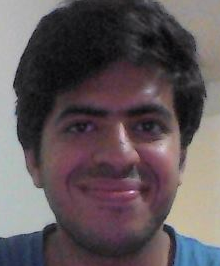
#> input picture Tutorials/images/me.png, 220 x 266 px
$ jupyter execute --allow-errors tut2.ipynb   (shell and % lines are left out)   (older library calls are emulated)
#> lines starting #> are read from the running program, lines starting #| are printed output that depends on the picture
# Tutorial 2: Principal Component Analysis

Adapted from http://www.shogun-toolbox.org/static/notebook/current/pca_notebook.html

## Introduction
Principal Component Analysis (PCA) is a procedure to remove the redundancy present in the dataset by projecting it to a different low dimensional vector space while achieving the maximum variance. In other word, we represent the high dimensional data-point $x$ as linear combination of basis vectors or principal components as below:

$$
y = Fx + const
$$

where, $F \in \mathbb{R}^{M \times D}$ with $M < D$. Here $M = dim(y)$ and $D = dim(x)$.

## PCA on 2D data

**Step 1: Get data**

[cell 1]
import numpy as np
import matplotlib.pyplot as plt
import seaborn
import numpy as np


n = 200

# generate data along random line (y = mx + c)
m = np.random.randint(1, 10)
c = np.random.randint(1, 10)
x1 = np.random.randint(-20, 20, size=(n))

y1 = m*x1 + c

# add random noise
noise = np.random.rand(n) * np.random.randint(-35,35,size=n)

#make the noise orthogonal to the line y=mx+c and add it.
x=x1 + noise*m/np.sqrt(1+m**2)
y=y1 + noise/np.sqrt(1+m**2)

# vizualize
plt.plot(x, y, 'o', color='green', markersize=3)
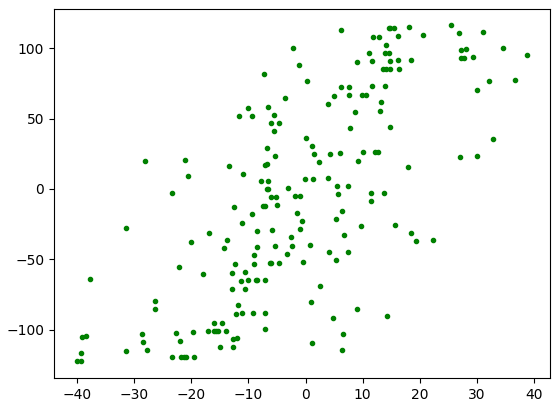
#> figure drawn by matplotlib, 1 panel

**Step 2: Subtract the mean**

[cell 2]
X = np.array(list(zip(x, y)))
X_sub = X - np.mean(X, axis=0)
np.mean(X, axis=0)

**Step 3: Find covariance matrix**

[cell 3]
# covariance matrix
cov_mat = np.cov(X_sub.T)
cov_mat

**Step 4: Eigendecomposition**

[cell 4]
eig_vals, eig_vecs = np.linalg.eig(cov_mat)

print('Eigenvectors \n%s' % eig_vecs)
print('\nEigenvalues \n%s' % eig_vals)

[cell 5]
# Note that eigen vectors are orthogonal basis
np.dot(eig_vecs[0], eig_vecs[1])

**Step 5: Sort eigen pairs**

The eigenvectors with the lowest eigenvalues bear the least information about the distribution of the data; those are the ones can be dropped.

[cell 6]
# Make a list of (eigenvalue, eigenvector) tuples
eig_pairs = [(np.abs(eig_vals[i]), eig_vecs[:,i])
             for i in range(len(eig_vals))]

eig_pairs.sort(key=lambda x: x[0], reverse=True)
eig_pairs

**Plotting the projection with highest variance**

[cell 7]
# plotting the eigen vectors
#slope of e1 & e2

#[[-0.97701983 -0.2131484 ]
#[ 0.2131484  -0.97701983]] <-- highest eigen value

m1 = eig_pairs[0][1][1]/eig_pairs[0][1][0]

#generate the two lines
x1 = range(-50, 50)
y1 = np.multiply(m1,x1)

plt.plot(x, y, 'o', color='green', markersize=5)
plt.plot(x1[:], y1[:], linewidth=2.5, color='black')
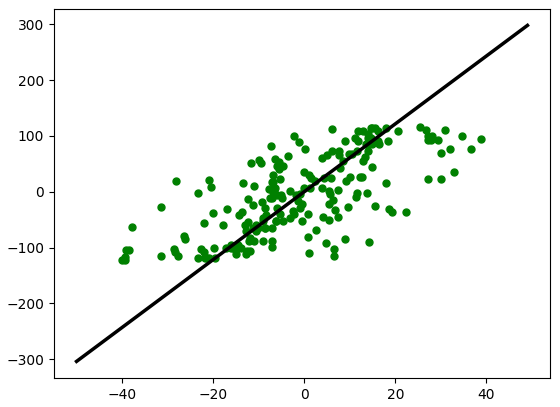
#> figure drawn by matplotlib, 1 panel; curve peaks at x = 49, y = 297.8

[cell 8]
#slope of e1 & e2

#[[-0.97701983 -0.2131484 ]
#[ 0.2131484  -0.97701983]] <-- highest eigen value

m1 = eig_pairs[1][1][1]/eig_pairs[1][1][0]

#generate the two lines
x1 = range(-50, 50)
y1 = np.multiply(m1,x1)

plt.plot(x, y, 'o', color='green', markersize=5)
plt.plot(x1[:], y1[:], linewidth=2.5, color='black')
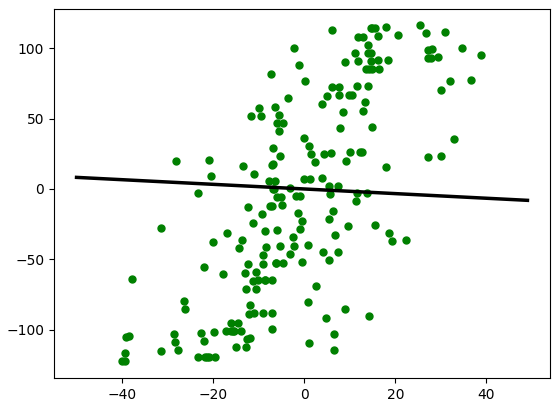
#> figure drawn by matplotlib, 1 panel; curve peaks at x = -50, y = 8.23

**Step 6: project onto the 1-D line**

[cell 9]
proj = eig_pairs[0][1]
Y_pca = X.dot(proj)
plt.plot(Y_pca, np.ones(Y_pca.shape), 'o', color='green', markersize=5)
plt.plot(x, y, 'o', color='red', markersize=3)
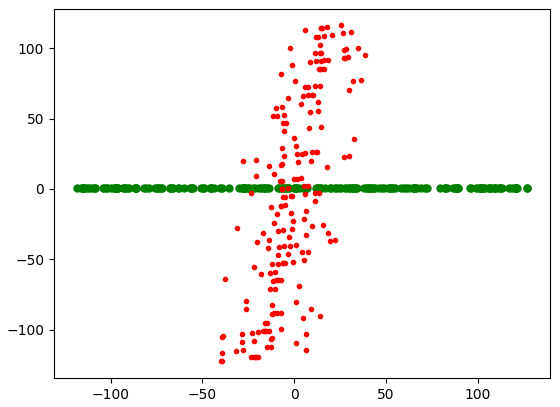
#> figure drawn by matplotlib, 1 panel

This should provide some intuitive idea behind the PCA approach. From figure it can be seen that PCA tries to project data onto lower dimension while preserving the maximum variance.

## Using sklearn library

[cell 10]
from sklearn.decomposition import PCA
sklearn_pca = PCA(n_components=1)
Y_sklearn = sklearn_pca.fit_transform(X)

plt.plot(Y_sklearn, np.ones(Y_pca.shape), 'o', color='green', markersize=5)
plt.plot(x, y, 'o', color='red', markersize=3)
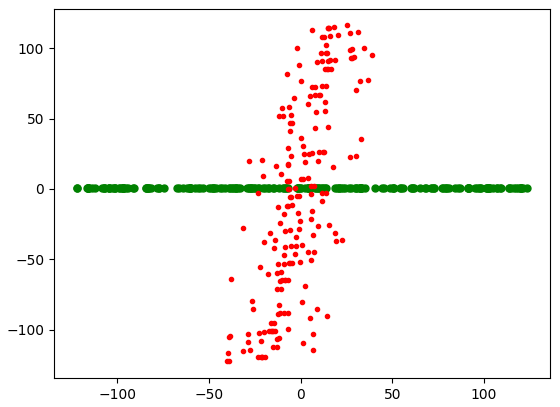
#> figure drawn by matplotlib, 1 panel

[cell 11]
print(sklearn_pca.components_)

[cell 12]
sklearn_pca.explained_variance_

[cell 13]
sklearn_pca.mean_

## PCA: Face Recognition

See: https://www.youtube.com/watch?v=_lY74pXWlS8

[cell 14]
from sklearn.datasets import fetch_lfw_people
import logging
# Display progress logs on stdout
logging.basicConfig(level=logging.INFO, format='%(asctime)s %(message)s')
#> (the rest of this cell did not finish here and is left out)

#> (a cell that did not finish here is left out)

#> (a cell that did not finish here is left out)

**PCA to extract 50 pricipacomponents**

[cell 17]
n_components = 50
#> (the rest of this cell did not finish here and is left out)

**Eigen faces**

Eigen face is pricipal components after applying PCA on data-set. Intuitively, each eigen face represent a feature set such that their linear combinations can be used to construct any other faces.

[cell 18]
plt.figure(figsize=(10, 10))
#> (the rest of this cell did not finish here and is left out)

#> (a cell that did not finish here is left out)

**Generate random face from PCs**

We can use principal components to generate a random face.

#> (a cell that did not finish here is left out)

**Reconstructing the training face image using PCs**

Let reconstruct a given face from data-set to see how well pricipal components are.

[cell 21]
ii = 10

#> (the rest of this cell did not finish here and is left out)

**Reconstructing external face using PCs**

I'll use my face, which is not part of data-set and reconstruct using eigen faces from training data-set to see how well it can reconstruct an external face.

[cell 22]
from skimage.io import imread
from skimage.transform import resize

sim_o = imread('./images/me.png')
#> sim_o is the input picture: shape (266, 220, 3); mean R, G, B 95.6, 85.6, 88.8
sim = np.mean(sim_o, axis=2)
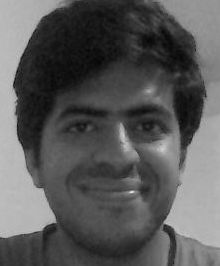
#> sim: shape (266, 220) float64; min 5, max 230, mean 90
sim = resize(sim, (50, 37))
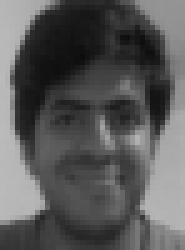
#> sim: shape (50, 37) float64 (shown 5 times larger); min 12.46, max 187.1, mean 90

plt.imshow(sim, cmap='Greys_r')
plt.axis('off')

#> (a cell that did not finish here is left out)

**Querying closest face**

Features extracted from PCA can be used for queying the

[cell 24]
from scipy.spatial import cKDTree

# make a query tree indexing all the PCA reduced faces
#> (the rest of this cell did not finish here and is left out)

[cell 25]
plt.figure(figsize=(10,5))
# plots the matches
plt.subplot(1, 4, 1)
plt.imshow(sim, cmap='Greys_r')
plt.axis('off')

plt.subplot(1, 4, 2)
#> (the rest of this cell did not finish here and is left out)

## Another dataset

Dataset containing lots of cartoon faces.

https://cvit.iiit.ac.in/research/projects/cvit-projects/cartoonfaces

Download and extract it to `data` inside `Tutorials` folder

[cell 26]
import glob

image_files = glob.glob('data/IIIT-CFW1.0/cartoonFaces/*.jpeg')

[cell 27]
images = [resize(imread(f, as_grey=True), (64, 64)) for f in image_files]

[cell 28]
n_components = 50
X = [img.ravel() for img in images]
#> (the rest of this cell did not finish here and is left out)

[cell 29]
sim_o = imread('./images/me.png')
sim = np.mean(sim_o, axis=2)
sim = resize(sim, (64, 64))
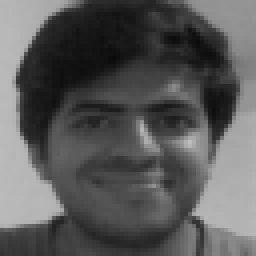
#> sim: shape (64, 64) float64 (shown 4 times larger); min 11.47, max 190.8, mean 90

#> (the rest of this cell did not finish here and is left out)
